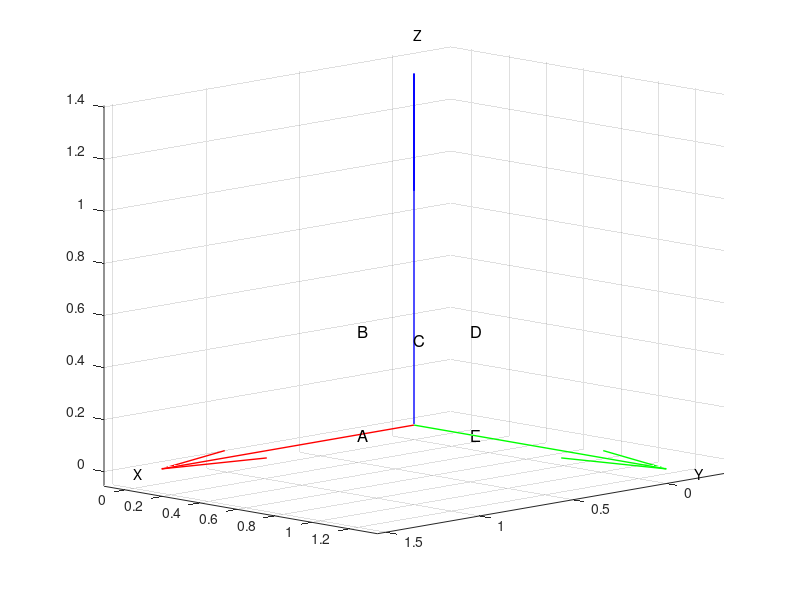

Recreate this plot in MATLAB. (Note: this script raises an error after producing the figure.)
% Define the points for the axes
origin = [0 0 0];

figure;
hold on;
grid on;
axis equal;
view(135, 10);
zoom(1);

axis_scale = 1.5;
x_axis = [1 0 0] * axis_scale;
y_axis = [0 1 0] * axis_scale;
z_axis = [0 0 1] * axis_scale;
quiver3(origin(1), origin(2), origin(3), x_axis(1), x_axis(2), x_axis(3), 'r', 'LineWidth', 1)
text(x_axis(1), x_axis(2), x_axis(3), "X")
quiver3(origin(1), origin(2), origin(3), y_axis(1), y_axis(2), y_axis(3), 'g', 'LineWidth', 1)
text(y_axis(1), y_axis(2), y_axis(3), "Y")
quiver3(origin(1), origin(2), origin(3), z_axis(1), z_axis(2), z_axis(3), 'b', 'LineWidth', 1)
text(z_axis(1), z_axis(2), z_axis(3), "Z")

a = .3;
b = .3;
c = .4;

A = [a, 0, 0];
B = [a, 0, c];
C = [a, b ,c];
D = [0, b, c];
E = [0, b, 0];

points = [A; B; C; D; E];
point_names = ["A"; "B"; "C"; "D"; "E"];

for i = 1:size(points, 1)
    text(points(i, 1), points(i, 2), points(i, 3), point_names(i), "FontSize", 12);
end

solid_width = 4;
displayLine(A, B, solid_width, "k");
displayLine(B, C, solid_width, "k");
displayLine(C, D, solid_width, "k");
displayLine(D, E, solid_width, "k");

thin_width = 1;
ACE = A + [0, b, 0]; 

displayLine(A, ACE, thin_width, "k");
displayLine(C, ACE, thin_width, "k");
displayLine(E, ACE, thin_width, "k");

F = [[-2, -1, -1]; [0, -1, 0]; [1.3, 0, 0]];
r = [[a, 0, 0]; [0, b, c]; [a, b, c]];

M = [[.8, .5, .3]; [0, 0, -2.1]];
rm = [[0, b, 0]; [a, 0, c]];

for i = 1:size(F, 1)
    displayVector(r(i, :), F(i, :), i, "F", origin);
end

for i = 1:size(M, 1)
    displayVector(rm(i, :), M(i, :), i, "M", origin);
end